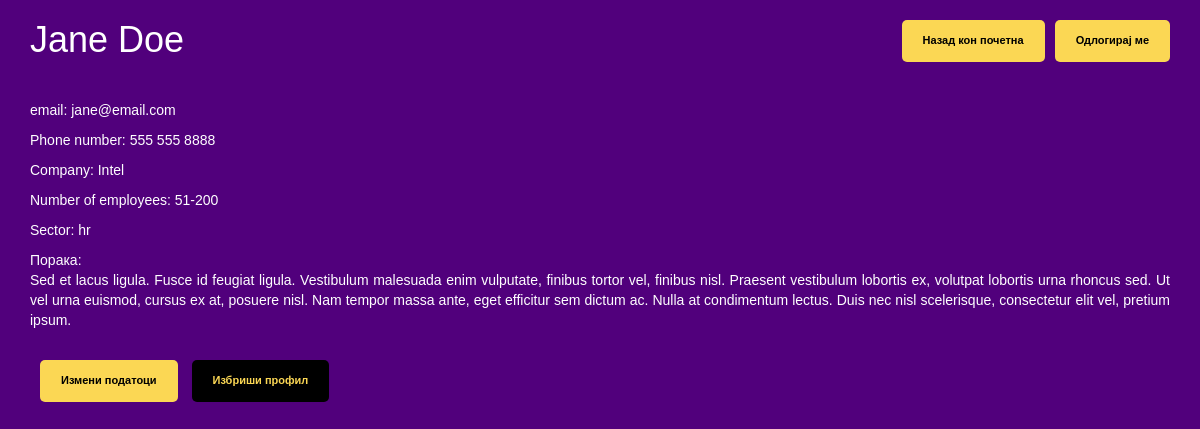
The app's page /welcome.php (signed in) with its own data.
### tables this page shows
CREATE TABLE `users` (
  `id` int(10) UNSIGNED NOT NULL,
  `name` varchar(32) DEFAULT NULL,
  `lastname` varchar(64) DEFAULT NULL,
  `password` varchar(64) DEFAULT NULL,
  `company` varchar(64) DEFAULT NULL,
  `email` varchar(64) DEFAULT NULL,
  `phone_number` varchar(64) DEFAULT NULL,
  `no_of_employees` varchar(32) DEFAULT NULL,
  `sector` varchar(32) DEFAULT NULL,
  `message` text,
  `user_type` varchar(8) NOT NULL DEFAULT '0'
);

### welcome.php (the view, shortened to what this page needs)
<?php
require_once 'connect.php';
if (isset($_SESSION['id'])) {
    $userId = $_SESSION['id'];
    $sql = "SELECT * FROM users WHERE id=:id";
    $stmt = $pdo->prepare($sql);
    $stmt->execute(['id' => $userId]);
    $user = $stmt->fetch();
} else {
    header("Location: login.php");
    die();
}
?>
<!DOCTYPE html>
<html lang="en">
<head>
    <link href="bootstrap-3.3.7-dist/css/bootstrap.css" rel="stylesheet">
    <link href="styles/welcome.css" rel="stylesheet">
</head>
<body>
    <div class="container">
        <div class="header">
            <h1 class="pull-left"><?= $user['name'] . " " . $user['lastname']; ?></h1>
            <a class="btn my_btn btn_yellow pull-right" href="logout.php">Одлогирај ме</a>
            <a class="btn my_btn btn_yellow pull-right" href="index.php">Назад кон почетна</a>
        </div>
        <div>
            <p>email: <?= $user['email']; ?></p>
            <p>Phone number: <?= $user['phone_number']; ?></p>
            <p>Company: <?= $user['company']; ?></p>
            <p>Number of employees: <?= $user['no_of_employees']; ?></p>
            <p>Sector: <?= $user['sector']; ?></p>
            <div class="div"><span>Порака:</span>
                <p class="message text-justify"><?= $user['message']; ?></p>
            </div>
            <a class="btn my_btn btn_yellow" href="edit.php">Измени податоци</a>
            <a class="btn my_btn btn_black" href="delete.php">Избриши профил</a>
        </div>
    </div>
</body>
</html>

### styles/welcome.css (style rules this page uses)
body { font-family: Ubuntu, Arial, Helvetica, sans-serif; background-color: #51007c; color: white; }
.header { height: 100px; }
.message { width: 100%; word-wrap: break-word; }
.my_btn { font-weight: bold; font-size: 11px; border-radius: 5px; padding: 12px 20px; margin-top: 20px; margin-left: 10px; }
.btn_yellow { background-color: #fbd754; color: black; }
.btn_black { background-color: black; color: #fbd754; }

### records on screen
users: name "Jane", lastname "Doe", email "jane@email.com", phone_number "555 555 8888", company "Intel", no_of_employees "51-200", sector "hr", message "Sed et lacus ligula. Fusce id feugiat ligula. Vestibulum malesuada enim vulputate, finibus tortor vel, finibus nisl. Praesent vestibulum lobortis ex, volutpat lobortis urna rhoncus sed. Ut vel urna euismod, cursus ex at, posuere nisl. Nam tempor massa ante, eget efficitur sem dictum ac. Nulla at condimentum lectus. Duis nec nisl scelerisque, consectetur elit vel, pretium ipsum."
